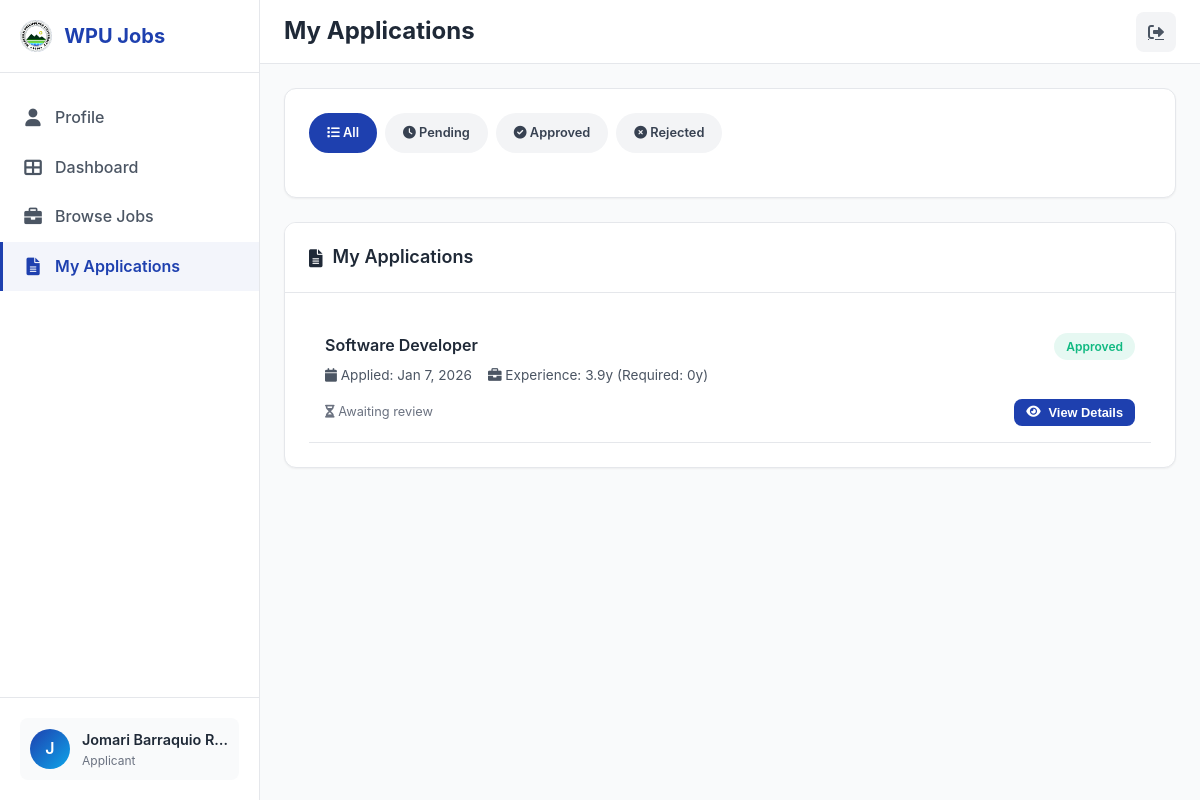
The page /applicant/pages/my-applications.php (signed in) on the database its author committed.
### tables this page shows
CREATE TABLE `users` (
  `id` int(11) NOT NULL,
  `username` varchar(50) NOT NULL,
  `email` varchar(100) NOT NULL,
  `password` varchar(255) DEFAULT NULL,
  `role` enum('admin','applicant') NOT NULL DEFAULT 'applicant',
  `full_name` varchar(100) NOT NULL,
  `phone` varchar(20) DEFAULT NULL,
  `address` text DEFAULT NULL,
  `age` int(11) DEFAULT NULL,
  `sex` enum('Male','Female','Other') DEFAULT NULL,
  `civil_status` enum('Married','Single','Separated','Widowed','Annuled','Solo Parent') DEFAULT NULL,
  `highest_educational_attainment` enum('Elementary Level','Elementary Graduate','Secondary/ High School Level','Secondary/ High School Graduate','College Level','College Graduate','Master''s Degree Holder','Doctoral Degree Holder') DEFAULT NULL,
  `bachelors_degree` text DEFAULT NULL,
  `masters_degree` text DEFAULT NULL,
  `doctorate_degree` text DEFAULT NULL,
  `application_type` set('PROMOTION','ENTRY LEVEL') DEFAULT NULL,
  `ipcr_rating` text DEFAULT NULL,
  `ipcr_file_path` varchar(255) DEFAULT NULL,
  `pe_rating` text DEFAULT NULL,
  `pe_file_path` varchar(255) DEFAULT NULL,
  `position_applied_for` enum('University Extension Specialist V SG 24','University Extension Specialist IV SG 22','University Extension Specialist III SG 20','University Extension Specialist II SG 18','University Extension Specialist I SG 16','University Extension Associate I SG 12','Administrative Assistant III SG 9','Administrative Aide VI (Clerk III) SG 6','Administrative Aide IV (Clerk II) SG 4') DEFAULT NULL,
  `training_programs` text DEFAULT NULL,
  `career_service_eligibilities` set('Professional Eligibility','Sub-Professional Eligibility','Career Service Executive Eligibility (CSE-E)','Bar/Board Eligibility (RA 1080)','Other') DEFAULT NULL,
  `career_service_eligibilities_other` text DEFAULT NULL,
  `special_needs` text DEFAULT NULL,
  `profile_picture` varchar(255) DEFAULT NULL,
  `google_id` varchar(255) DEFAULT NULL,
  `oauth_provider` enum('google','facebook','microsoft') DEFAULT NULL,
  `email_verified_at` datetime DEFAULT NULL,
  `email_verification_code` varchar(6) DEFAULT NULL,
  `email_verification_expires_at` datetime DEFAULT NULL,
  `email_verification_attempts` int(11) DEFAULT 0,
  `email_verification_last_sent_at` datetime DEFAULT NULL,
  `data_privacy_accepted_at` timestamp NULL DEFAULT NULL,
  `created_at` timestamp NOT NULL DEFAULT current_timestamp(),
  `updated_at` timestamp NOT NULL DEFAULT current_timestamp() ON UPDATE current_timestamp(),
  `is_active` tinyint(1) DEFAULT 1
);

CREATE TABLE `applications` (
  `id` int(11) NOT NULL,
  `user_id` int(11) NOT NULL,
  `position_id` int(11) NOT NULL,
  `cover_letter` text DEFAULT NULL,
  `resume_file` varchar(255) DEFAULT NULL,
  `status` enum('pending','approved','rejected') DEFAULT 'pending',
  `is_archived` tinyint(1) DEFAULT 0,
  `archived_at` timestamp NULL DEFAULT NULL,
  `admin_notes` text DEFAULT NULL,
  `total_experience_years` decimal(3,1) DEFAULT 0.0,
  `meets_requirements` tinyint(1) DEFAULT 0,
  `applied_at` timestamp NOT NULL DEFAULT current_timestamp(),
  `updated_at` timestamp NOT NULL DEFAULT current_timestamp() ON UPDATE current_timestamp(),
  `interview_date` date DEFAULT NULL,
  `interview_time` time DEFAULT NULL
);

CREATE TABLE `positions` (
  `id` int(11) NOT NULL,
  `title` varchar(100) NOT NULL,
  `description` text NOT NULL,
  `requirements` text NOT NULL,
  `min_experience_years` int(11) DEFAULT 0,
  `max_applications` int(11) DEFAULT NULL,
  `salary_range` varchar(50) DEFAULT NULL,
  `location` varchar(100) DEFAULT NULL,
  `employment_type` varchar(50) DEFAULT 'full-time',
  `deadline` date DEFAULT NULL,
  `is_active` tinyint(1) DEFAULT 1,
  `created_by` int(11) DEFAULT NULL,
  `created_at` timestamp NOT NULL DEFAULT current_timestamp(),
  `updated_at` timestamp NOT NULL DEFAULT current_timestamp() ON UPDATE current_timestamp()
);

### includes/models.php (called while the page is built, shortened)
<?php
require_once __DIR__ . '/../config/database.php';
class BaseModel {
    protected $db;
    protected $table;
    public function __construct() {
        try {
            $database = new Database();
            $this->db = $database->getConnection();
        } catch (\Exception $e) {
            error_log("BaseModel constructor error: " . $e->getMessage());
            throw $e;
        }
    }
    public function findById($id) {
        $stmt = $this->db->prepare("SELECT * FROM {$this->table} WHERE id = ?");
        $stmt->execute([$id]);
        return $stmt->fetch();
    }
}
class Application extends BaseModel {
    public function getApplicationsWithDetails($where = '', $params = [], $includeArchived = false) {
        $sql = "SELECT a.*, u.full_name as applicant_name, u.email as applicant_email,
                       p.title as position_title, p.min_experience_years
                FROM applications a
                JOIN users u ON a.user_id = u.id
                JOIN positions p ON a.position_id = p.id";
        $whereClause = [];
        $whereParams = [];
        if (!empty($where)) {
            $whereClause[] = $where;
            $whereParams = array_merge($whereParams, $params);
        }
        if (!empty($whereClause)) {
            $sql .= " WHERE " . implode(' AND ', $whereClause);
        }
        $sql .= " ORDER BY a.applied_at DESC";
        $stmt = $this->db->prepare($sql);
        $stmt->execute($whereParams);
        return $stmt->fetchAll();
    }
}
?>

### config/database.php (called while the page is built, shortened)
<?php
class Database {
    private $host = 'localhost';
    private $db_name = 'wpu_applicant_system';
    private $username = 'root';
    private $password = 'password';
    private $charset = 'utf8mb4';
    public $pdo;
    public function getConnection() {
        try {
            $dsn = "mysql:host=" . $this->host . ";dbname=" . $this->db_name . ";charset=" . $this->charset;
            $this->pdo = new PDO($dsn, $this->username, $this->password);
            $this->pdo->setAttribute(PDO::ATTR_ERRMODE, PDO::ERRMODE_EXCEPTION);
            $this->pdo->setAttribute(PDO::ATTR_DEFAULT_FETCH_MODE, PDO::FETCH_ASSOC);
        } catch(PDOException $e) {
            error_log("Database Connection Error: " . $e->getMessage());
            throw new Exception("Database connection failed: " . $e->getMessage());
        }
        return $this->pdo;
    }
}
?>

### applicant/pages/my-applications.php (the view, shortened to what this page needs)
<?php
require_once '../../includes/models.php';
$applicationModel = new Application();
$userId = $_SESSION['user_id'];
$statusFilter = $_GET['status'] ?? '';
$where = 'a.user_id = ?';
$params = [$userId];
$allApplications = $applicationModel->getApplicationsWithDetails($where, $params, true);
$page = isset($_GET['page']) ? max(1, (int)$_GET['page']) : 1;
$perPage = 5;
$offset = ($page - 1) * $perPage;
$applications = array_slice($allApplications, $offset, $perPage);
?>
<!DOCTYPE html>
<html lang="en">
<head>
    <link href="https://cdnjs.cloudflare.com/ajax/libs/font-awesome/6.0.0/css/all.min.css" rel="stylesheet">
    <link href="../../assets/css/office-theme.css" rel="stylesheet">
</head>
<body>
    <aside class="sidebar">
        <div class="sidebar-header">
            <a href="dashboard.php" class="sidebar-brand">
                <img src="../../assets/logo.png" alt="WPU Logo" style="height: 32px; width: auto;">
                <span>WPU Jobs</span>
            </a>
        </div>
        <nav class="sidebar-nav">
         <a href="profile.php" class="sidebar-nav-item">
                <i class="fas fa-user"></i>
                <span>Profile</span>
            </a>
            <a href="dashboard.php" class="sidebar-nav-item active">
                <i class="fas fa-th-large"></i>
                <span>Dashboard</span>
            </a>
            <a href="positions.php" class="sidebar-nav-item">
                <i class="fas fa-briefcase"></i>
                <span>Browse Jobs</span>
            </a>
            <a href="my-applications.php" class="sidebar-nav-item">
                <i class="fas fa-file-alt"></i>
                <span>My Applications</span>
            </a>
        </nav>
        <div class="sidebar-footer">
            <div class="sidebar-user">
                <div class="sidebar-user-avatar">
                    <?php
                    $userModel = new User();
                    $user = $userModel->findById($_SESSION['user_id']);
                    echo strtoupper(substr($user['full_name'], 0, 1));
                    ?>
                </div>
                <div class="sidebar-user-info">
                    <div class="sidebar-user-name"><?= htmlspecialchars($user['full_name']) ?></div>
                    <div class="sidebar-user-role">Applicant</div>
                </div>
            </div>
        </div>
    </aside>
    <div class="main-wrapper">
        <div class="topbar">
            <h1 class="topbar-title">My Applications</h1>
            <div class="topbar-actions">
                <a href="../../auth/logout.php" class="topbar-btn confirm-logout" title="Logout">
                    <i class="fas fa-sign-out-alt"></i>
                </a>
            </div>
        </div>
        <div class="content">
            <div class="card" style="margin-bottom: 24px;">
                <div class="card-body">
                    <div class="filter-chips">
                        <a href="my-applications.php" class="filter-chip <?= empty($statusFilter) ? 'active' : '' ?>">
                            <i class="fas fa-list"></i> All
                        </a>
                        <a href="my-applications.php?status=<?= STATUS_PENDING ?>"
                           class="filter-chip <?= $statusFilter === STATUS_PENDING ? 'active' : '' ?>">
                            <i class="fas fa-clock"></i> Pending
                        </a>
                        <a href="my-applications.php?status=<?= STATUS_APPROVED ?>"
                           class="filter-chip <?= $statusFilter === STATUS_APPROVED ? 'active' : '' ?>">
                            <i class="fas fa-check-circle"></i> Approved
                        </a>
                        <a href="my-applications.php?status=<?= STATUS_REJECTED ?>"
                           class="filter-chip <?= $statusFilter === STATUS_REJECTED ? 'active' : '' ?>">
                            <i class="fas fa-times-circle"></i> Rejected
                        </a>
                    </div>
                </div>
            </div>
            <div class="card">
                <div class="card-header" style="display: flex; justify-content: space-between; align-items: center;">
                    <h3 class="card-title">
                        <i class="fas fa-file-alt"></i> My Applications
                    </h3>
                </div>
                <div class="card-body">
                    <?php if (empty($applications)): ?>
                        <div class="empty-state">
                            <i class="fas fa-file-alt"></i>
                            <h3>No Applications Yet</h3>
                            <p>You haven't submitted any applications. Start exploring available positions!</p>
                            <a href="positions.php" class="btn btn-primary">
                                <i class="fas fa-briefcase"></i> Browse Jobs
                            </a>
                        </div>
                    <?php else: ?>
                        <?php foreach ($applications as $app): ?>
                            <div style="padding: 16px; border-bottom: 1px solid var(--gray-200); transition: all 0.2s;" data-application-id="<?= $app['id'] ?>" data-status="<?= htmlspecialchars($app['status']) ?>">
                                <div style="display: flex; justify-content: space-between; align-items: start; margin-bottom: 12px;">
                                    <div style="flex: 1;">
                                        <h4 style="margin: 0 0 6px 0; font-size: 1rem; font-weight: 600; color: var(--gray-800);">
                                            <a href="application-details.php?id=<?= $app['id'] ?>" style="color: var(--gray-800); text-decoration: none;">
                                                <?= htmlspecialchars($app['position_title']) ?>
                                            </a>
                                        </h4>
                                        <div style="font-size: 0.85rem; color: var(--gray-600); display: flex; gap: 16px; flex-wrap: wrap;">
                                            <span><i class="fas fa-calendar"></i> Applied: <?= date('M j, Y', strtotime($app['applied_at'])) ?></span>
                                            <span><i class="fas fa-briefcase"></i> Experience: <?= number_format($app['total_experience_years'], 1) ?>y (Required: <?= $app['min_experience_years'] ?>y)</span>
                                        </div>
                                    </div>
                                    <div style="margin-left: 12px;">
                                        <span class="badge badge-<?= $app['status'] === STATUS_PENDING ? 'warning' : ($app['status'] === STATUS_APPROVED ? 'success' : 'danger') ?>">
                                            <?= ucfirst($app['status']) ?>
                                        </span>
                                    </div>
                                </div>
                                <div style="display: flex; justify-content: space-between; align-items: center;">
                                    <div style="font-size: 0.8rem; color: var(--gray-500);">
                                        <?php if (!empty($app['reviewed_at'] ?? '')): ?>
                                            <i class="fas fa-clock"></i> Reviewed: <?= date('M j, Y', strtotime($app['reviewed_at'])) ?>
                                        <?php else: ?>
                                            <i class="fas fa-hourglass-half"></i> Awaiting review
                                        <?php endif; ?>
                                    </div>
                                    <button
                                        type="button"
                                        class="btn btn-sm btn-primary toggle-details"
                                        data-target="application-details-<?= $app['id'] ?>"
                                        aria-expanded="false"
                                    >
                                        <i class="fas fa-eye"></i> View Details
                                    </button>
                                </div>
                            </div>
                        <?php endforeach; ?>
                    <?php endif; ?>
                </div>
            </div>
        </div>
    </div>
</body>
</html>

### rows shown on the page
users: full_name "J", full_name "Jomari Barraquio R…"
applications: position.title "Software Developer", applied_at "Jan 7, 2026", total_experience_years "3.9", position.min_experience_years "0", status "Approved"
